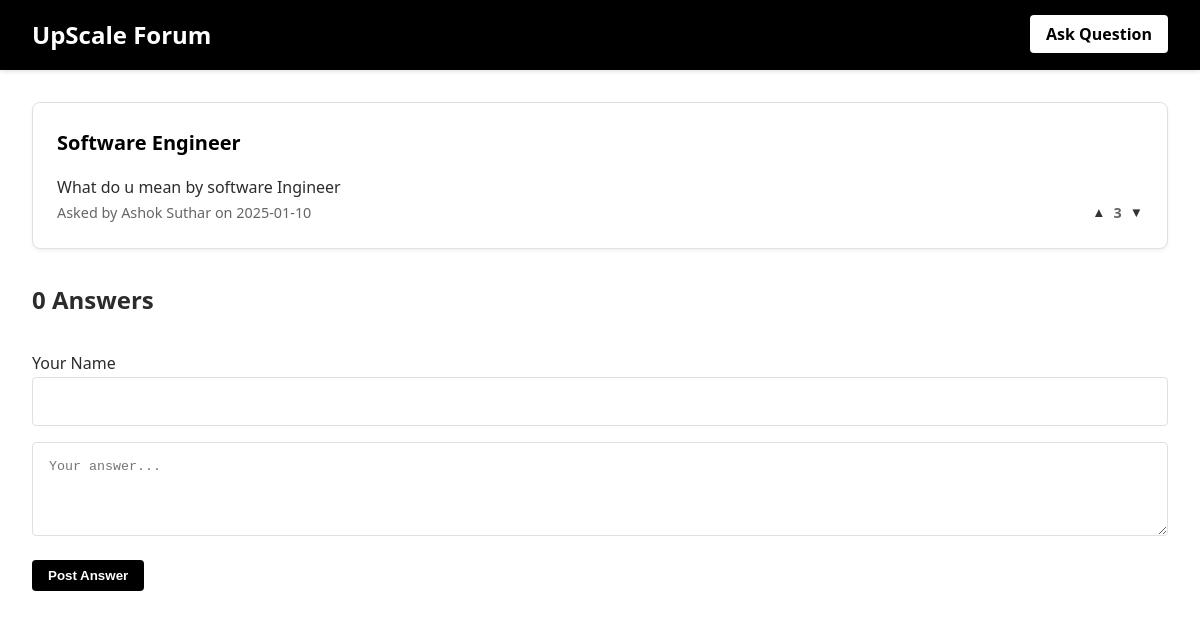
/question/4, run on the app's committed database.
### app.py (models this page shows)
class Question(db.Model):
    __tablename__ = 'questions'  # Explicitly set table name
    id = db.Column(db.Integer, primary_key=True)
    title = db.Column(db.String(200), nullable=False)
    content = db.Column(db.Text, nullable=False)
    author_name = db.Column(db.String(80), nullable=False)
    created_at = db.Column(db.DateTime, default=datetime.utcnow)
    votes = db.Column(db.Integer, default=0)
    answers = db.relationship('Answer', backref='question', lazy=True, cascade='all, delete-orphan')

### app.py (the view, shortened to what this page needs)
@app.route('/question/<int:question_id>', methods=['GET', 'POST'])
def question(question_id):
    question = Question.query.get_or_404(question_id)
    return render_template('question.html', question=question)

### templates/question.html (shortened to what this page needs)
{% extends "base.html" %}
{% block content %}
<div class="question-detail">
    <div class="question-card">
        <h1 class="question-title">{{ question.title }}</h1>
        <p class="question-content">{{ question.content }}</p>
        <div class="question-meta">
            <span>Asked by {{ question.author_name }} on {{ question.created_at.strftime('%Y-%m-%d') }}</span>
            <div class="vote-buttons">
                <button class="vote-btn" onclick="vote('question', {{ question.id }}, 1)">▲</button>
                <span class="vote-count" id="votes-question-{{ question.id }}">{{ question.votes }}</span>
                <button class="vote-btn" onclick="vote('question', {{ question.id }}, -1)">▼</button>
            </div>
        </div>
    </div>
    <div class="answers-section">
        <h2>{{ question.answers|length }} Answers</h2>
        <form class="answer-form" method="POST">
            <div class="form-group">
                <label for="author_name">Your Name</label>
                <input type="text" id="author_name" name="author_name" class="answer-input" required>
            </div>
            <textarea class="answer-input" name="content" rows="4" placeholder="Your answer..." required></textarea>
            <button type="submit" class="submit-btn">Post Answer</button>
        </form>
    </div>
</div>
{% endblock %}

### static/css/style.css (style rules this page uses)
:root { --primary-color: #000000; --secondary-color: #ffffff; --accent-color: #333333; --text-color: #2c2c2c; --border-color: #e0e0e0; }
* { margin: 0; padding: 0; box-sizing: border-box; }
body { font-family: 'Segoe UI', Tahoma, Geneva, Verdana, sans-serif; line-height: 1.6; background-color: var(--secondary-color); color: var(--text-color); }
.question-card { background-color: var(--secondary-color); border: 1px solid var(--border-color); border-radius: 8px; padding: 1.5rem; margin-bottom: 1.5rem; box-shadow: 0 2px 4px rgba(0,0,0,0.05); }
.question-title { font-size: 1.25rem; color: var(--primary-color); margin-bottom: 1rem; }
.question-meta { display: flex; justify-content: space-between; align-items: center; color: #666; font-size: 0.9rem; }
.vote-buttons { display: flex; align-items: center; gap: 0.5rem; }
.vote-btn { background: none; border: none; cursor: pointer; color: var(--accent-color); }
.vote-count { font-weight: bold; }
.answer-form { margin-top: 2rem; }
.answer-input { width: 100%; padding: 1rem; border: 1px solid var(--border-color); border-radius: 4px; margin-bottom: 1rem; resize: vertical; }
.submit-btn { background-color: var(--primary-color); color: var(--secondary-color); border: none; padding: 0.5rem 1rem; border-radius: 4px; cursor: pointer; font-weight: bold; }
.answers-section { margin-top: 2rem; }

### data on the page
Question: title "Software Engineer", content "What do u mean by software Ingineer", author_name "Ashok Suthar", created_at "2025-01-10", votes "3"

### other printed values
{{ question.answers|length }} "0"
